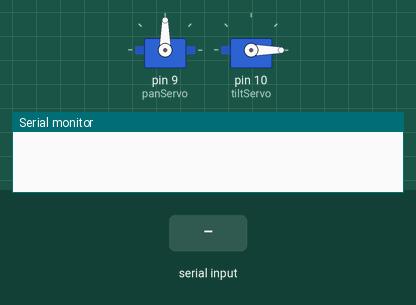
Recording of a sketch running on a simulated Arduino Uno, built with avr-gcc and run on an emulated ATmega328P. Shown: 2 × servo, the last lines printed to the serial monitor. The inputs (shaded band) are chosen by the test bench.

Above: at 1.2 s.
1.3 s: "90,45\n" received over Serial
At 2.1 s:
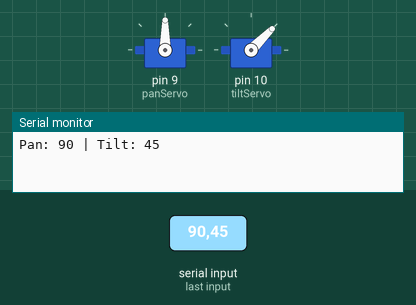
2.8 s: "30,150\n" received over Serial
At 3.3 s:
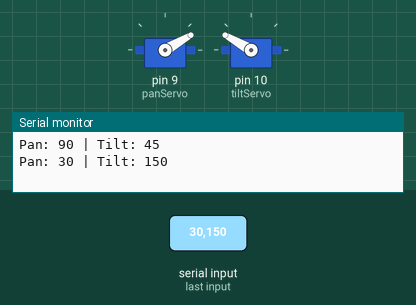
4.3 s: "1,90\n" received over Serial
At 5.6 s:
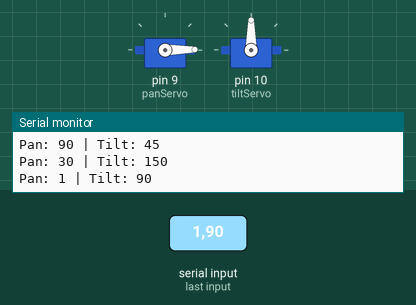
Timing chart, 0 to 7.3 s (numbered marks = the images above; inputs shaded):
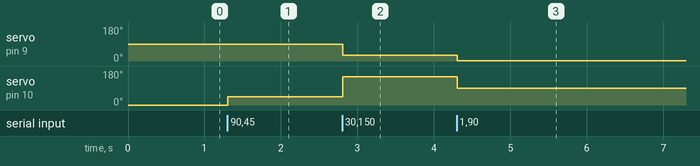

Measured:
- after the input at 1.3 s, servo on pin 10 (tiltServo): 0° → 45° at once
- after the input at 2.8 s, servo on pin 9 (panServo): 90° → 30° at once; servo on pin 10 (tiltServo): 45° → 150° at once
- after the input at 4.3 s, servo on pin 9 (panServo): 30° → 1° at once; servo on pin 10 (tiltServo): 150° → 90° at once

The sketch:

antenna.ino
```cpp
#include <Servo.h>

Servo panServo;
Servo tiltServo;

int panAngle = 90;   // default center (North facing)
int tiltAngle = 0;  // default center(forward)

String inputString = "";
bool inputComplete = false;

void setup() {
  Serial.begin(9600);

  panServo.attach(9);   // connect pan servo to pin 9
  tiltServo.attach(10); // connect tilt servo to pin 10
  panServo.write(0); // East
  panServo.write(180);//West
  tiltServo.write(90); // perpendicular (facing up)
  tiltServo.write(180);//backward
  panServo.write(panAngle);//North
  tiltServo.write(tiltAngle);//forward
}

void loop() {
  while (Serial.available()) {
    char inChar = (char)Serial.read();
    if (inChar == '\n') {
      inputComplete = true;
      break;
    } else {
      inputString += inChar;
    }
  }

  if (inputComplete) {
    parseAndMove(inputString);
    inputString = "";
    inputComplete = false;
  }
}

void parseAndMove(String data) {
  int commaIndex = data.indexOf(',');

  if (commaIndex > 0) {
    String panStr = data.substring(0, commaIndex);
    String tiltStr = data.substring(commaIndex + 1);

    int pan = panStr.toInt();
    int tilt = tiltStr.toInt();

    pan = constrain(pan, 0, 180);
    tilt = constrain(tilt, 0, 180);

    panServo.write(pan);
    tiltServo.write(tilt);

    Serial.print("Pan: ");
    Serial.print(pan);
    Serial.print(" | Tilt: ");
    Serial.println(tilt);
  }
}
```
